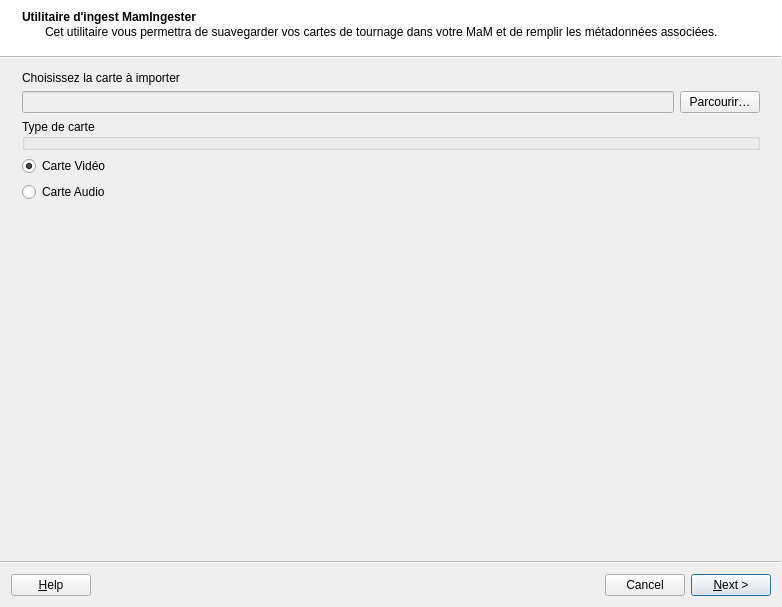
<?xml version="1.0" encoding="UTF-8"?>
<ui version="4.0">
 <class>Wizard</class>
 <widget class="QWizard" name="Wizard">
  <property name="geometry">
   <rect>
    <x>0</x>
    <y>0</y>
    <width>782</width>
    <height>607</height>
   </rect>
  </property>
  <property name="windowTitle">
   <string>Wizard</string>
  </property>
  <property name="wizardStyle">
   <enum>QWizard::ModernStyle</enum>
  </property>
  <property name="options">
   <set>QWizard::CancelButtonOnLeft|QWizard::HaveHelpButton|QWizard::NoBackButtonOnStartPage</set>
  </property>
  <widget class="QWizardPage" name="wizardPage1">
   <property name="title">
    <string>Utilitaire d'ingest MamIngester</string>
   </property>
   <property name="subTitle">
    <string>Cet utilitaire vous permettra de suavegarder vos cartes de tournage dans votre MaM et de remplir les métadonnées associées. </string>
   </property>
   <layout class="QVBoxLayout" name="verticalLayout">
    <item>
     <widget class="QLabel" name="label">
      <property name="text">
       <string>Choisissez la carte à importer</string>
      </property>
     </widget>
    </item>
    <item>
     <layout class="QHBoxLayout" name="horizontalLayoutc">
      <item>
       <widget class="QLineEdit" name="l_cardpath">
        <property name="enabled">
         <bool>false</bool>
        </property>
       </widget>
      </item>
      <item>
       <widget class="QPushButton" name="b_browse">
        <property name="text">
         <string>Parcourir…</string>
        </property>
       </widget>
      </item>
     </layout>
    </item>
    <item>
     <widget class="QGroupBox" name="groupBox_3">
      <property name="title">
       <string>Type de carte</string>
      </property>
     </widget>
    </item>
    <item>
     <widget class="QRadioButton" name="radioButton_2">
      <property name="text">
       <string>Carte Vidéo</string>
      </property>
      <property name="checked">
       <bool>true</bool>
      </property>
     </widget>
    </item>
    <item>
     <widget class="QRadioButton" name="radioButton">
      <property name="text">
       <string>Carte Audio</string>
      </property>
     </widget>
    </item>
   </layout>
  </widget>
  <widget class="QWizardPage" name="wizardPage2">
   <property name="title">
    <string>Métadonnées e la carte</string>
   </property>
   <property name="subTitle">
    <string>À cette étape vous devez remplir les informations essentielles de la carte. Les champs marqués d'un * sont obligatoire</string>
   </property>
   <layout class="QVBoxLayout" name="verticalLayout_5">
    <item>
     <widget class="QGroupBox" name="groupBox">
      <property name="title">
       <string>Info. de base</string>
      </property>
      <layout class="QVBoxLayout" name="verticalLayout_2">
       <item>
        <layout class="QGridLayout" name="gridLayout">
         <item row="0" column="0">
          <widget class="QLabel" name="label_2">
           <property name="text">
            <string>Nom de la carte*</string>
           </property>
          </widget>
         </item>
         <item row="0" column="1">
          <widget class="QLineEdit" name="l_name"/>
         </item>
         <item row="1" column="0">
          <widget class="QLabel" name="label_3">
           <property name="text">
            <string>JRI*</string>
           </property>
          </widget>
         </item>
         <item row="1" column="1">
          <widget class="QLineEdit" name="l_jri"/>
         </item>
        </layout>
       </item>
       <item>
        <layout class="QHBoxLayout" name="horizontalLayout">
         <item>
          <widget class="QLabel" name="label_4">
           <property name="text">
            <string>Dans le projet :</string>
           </property>
          </widget>
         </item>
         <item>
          <spacer name="horizontalSpacer_2">
           <property name="orientation">
            <enum>Qt::Horizontal</enum>
           </property>
           <property name="sizeHint" stdset="0">
            <size>
             <width>40</width>
             <height>20</height>
            </size>
           </property>
          </spacer>
         </item>
         <item>
          <widget class="QCheckBox" name="ch_h264">
           <property name="text">
            <string>Créer un proxy h264</string>
           </property>
           <property name="checked">
            <bool>true</bool>
           </property>
          </widget>
         </item>
        </layout>
       </item>
      </layout>
      <zorder></zorder>
     </widget>
    </item>
    <item>
     <widget class="QGroupBox" name="groupBox_2">
      <property name="title">
       <string>Avancé</string>
      </property>
      <layout class="QHBoxLayout" name="horizontalLayout_2">
       <item>
        <layout class="QVBoxLayout" name="verticalLayout_3">
         <item>
          <widget class="QLabel" name="label_9">
           <property name="text">
            <string>Pays</string>
           </property>
          </widget>
         </item>
         <item>
          <widget class="QLineEdit" name="l_key"/>
         </item>
         <item>
          <widget class="QLabel" name="label_16">
           <property name="text">
            <string>Ville</string>
           </property>
          </widget>
         </item>
         <item>
          <widget class="QLineEdit" name="l_city"/>
         </item>
         <item>
          <widget class="QLabel" name="label_11">
           <property name="text">
            <string>Date de tournage*</string>
           </property>
          </widget>
         </item>
         <item>
          <widget class="QDateEdit" name="dateEdit">
           <property name="displayFormat">
            <string>dd/MM/yyyy</string>
           </property>
           <property name="calendarPopup">
            <bool>true</bool>
           </property>
          </widget>
         </item>
         <item>
          <widget class="QLabel" name="label_7">
           <property name="text">
            <string>Modèle de la camera</string>
           </property>
          </widget>
         </item>
         <item>
          <widget class="QLineEdit" name="t_model"/>
         </item>
         <item>
          <widget class="QCheckBox" name="checkBox_2">
           <property name="text">
            <string>Propriété de Galaxie Presse*</string>
           </property>
           <property name="checked">
            <bool>true</bool>
           </property>
          </widget>
         </item>
         <item>
          <widget class="QLabel" name="label_8">
           <property name="text">
            <string>Propriétaire</string>
           </property>
          </widget>
         </item>
         <item>
          <widget class="QLineEdit" name="l_own">
           <property name="text">
            <string/>
           </property>
           <property name="readOnly">
            <bool>true</bool>
           </property>
          </widget>
         </item>
        </layout>
       </item>
       <item>
        <layout class="QVBoxLayout" name="verticalLayout_4">
         <item>
          <widget class="QLabel" name="label_6">
           <property name="text">
            <string>Description</string>
           </property>
          </widget>
         </item>
         <item>
          <widget class="QPlainTextEdit" name="t_desc"/>
         </item>
        </layout>
       </item>
      </layout>
     </widget>
    </item>
   </layout>
  </widget>
  <widget class="QWizardPage" name="wizardPage">
   <property name="title">
    <string>Liste des clips</string>
   </property>
   <property name="subTitle">
    <string>Voici les cips détectés sur la carte</string>
   </property>
   <layout class="QVBoxLayout" name="verticalLayout_6">
    <item>
     <widget class="QLabel" name="label_10">
      <property name="text">
       <string>Métadonnées des clips.</string>
      </property>
     </widget>
    </item>
    <item>
     <widget class="QTableView" name="t_clips">
      <property name="autoFillBackground">
       <bool>true</bool>
      </property>
     </widget>
    </item>
   </layout>
  </widget>
 </widget>
 <tabstops>
  <tabstop>l_name</tabstop>
  <tabstop>l_jri</tabstop>
  <tabstop>ch_h264</tabstop>
  <tabstop>l_key</tabstop>
  <tabstop>l_city</tabstop>
  <tabstop>dateEdit</tabstop>
  <tabstop>t_model</tabstop>
  <tabstop>checkBox_2</tabstop>
  <tabstop>l_own</tabstop>
  <tabstop>b_browse</tabstop>
  <tabstop>l_cardpath</tabstop>
  <tabstop>t_clips</tabstop>
 </tabstops>
 <resources/>
 <connections/>
</ui>
